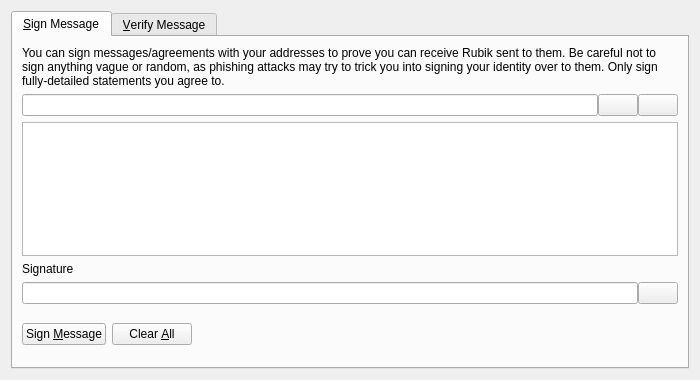
<?xml version="1.0" encoding="UTF-8"?>
<ui version="4.0">
 <class>SignVerifyMessageDialog</class>
 <widget class="QDialog" name="SignVerifyMessageDialog">
  <property name="geometry">
   <rect>
    <x>0</x>
    <y>0</y>
    <width>700</width>
    <height>380</height>
   </rect>
  </property>
  <property name="windowTitle">
   <string>Signatures - Sign / Verify a Message</string>
  </property>
  <property name="modal">
   <bool>true</bool>
  </property>
  <layout class="QVBoxLayout" name="verticalLayout">
   <item>
    <widget class="QTabWidget" name="tabWidget">
     <property name="currentIndex">
      <number>0</number>
     </property>
     <widget class="QWidget" name="tabSignMessage">
      <attribute name="title">
       <string>&amp;Sign Message</string>
      </attribute>
      <layout class="QVBoxLayout" name="verticalLayout_SM">
       <item>
        <widget class="QLabel" name="infoLabel_SM">
         <property name="text">
          <string>You can sign messages/agreements with your addresses to prove you can receive Rubik sent to them. Be careful not to sign anything vague or random, as phishing attacks may try to trick you into signing your identity over to them. Only sign fully-detailed statements you agree to.</string>
         </property>
         <property name="textFormat">
          <enum>Qt::PlainText</enum>
         </property>
         <property name="wordWrap">
          <bool>true</bool>
         </property>
        </widget>
       </item>
       <item>
        <layout class="QHBoxLayout" name="horizontalLayout_1_SM">
         <property name="spacing">
          <number>0</number>
         </property>
         <item>
          <widget class="QValidatedLineEdit" name="addressIn_SM">
           <property name="toolTip">
            <string>The Rubik address to sign the message with</string>
           </property>
          </widget>
         </item>
         <item>
          <widget class="QPushButton" name="addressBookButton_SM">
           <property name="toolTip">
            <string>Choose previously used address</string>
           </property>
           <property name="text">
            <string/>
           </property>
           <property name="shortcut">
            <string>Alt+A</string>
           </property>
           <property name="autoDefault">
            <bool>false</bool>
           </property>
          </widget>
         </item>
         <item>
          <widget class="QPushButton" name="pasteButton_SM">
           <property name="toolTip">
            <string>Paste address from clipboard</string>
           </property>
           <property name="text">
            <string/>
           </property>
           <property name="shortcut">
            <string>Alt+P</string>
           </property>
           <property name="autoDefault">
            <bool>false</bool>
           </property>
          </widget>
         </item>
        </layout>
       </item>
       <item>
        <widget class="QPlainTextEdit" name="messageIn_SM">
         <property name="toolTip">
          <string>Enter the message you want to sign here</string>
         </property>
        </widget>
       </item>
       <item>
        <widget class="QLabel" name="signatureLabel_SM">
         <property name="text">
          <string>Signature</string>
         </property>
         <property name="textFormat">
          <enum>Qt::PlainText</enum>
         </property>
        </widget>
       </item>
       <item>
        <layout class="QHBoxLayout" name="horizontalLayout_2_SM">
         <property name="spacing">
          <number>0</number>
         </property>
         <item>
          <widget class="QLineEdit" name="signatureOut_SM">
           <property name="font">
            <font>
             <italic>true</italic>
            </font>
           </property>
           <property name="readOnly">
            <bool>true</bool>
           </property>
          </widget>
         </item>
         <item>
          <widget class="QPushButton" name="copySignatureButton_SM">
           <property name="toolTip">
            <string>Copy the current signature to the system clipboard</string>
           </property>
           <property name="text">
            <string/>
           </property>
           <property name="autoDefault">
            <bool>false</bool>
           </property>
          </widget>
         </item>
        </layout>
       </item>
       <item>
        <layout class="QHBoxLayout" name="horizontalLayout_3_SM">
         <item>
          <widget class="QPushButton" name="signMessageButton_SM">
           <property name="toolTip">
            <string>Sign the message to prove you own this Rubik address</string>
           </property>
           <property name="text">
            <string>Sign &amp;Message</string>
           </property>
           <property name="autoDefault">
            <bool>false</bool>
           </property>
          </widget>
         </item>
         <item>
          <widget class="QPushButton" name="clearButton_SM">
           <property name="toolTip">
            <string>Reset all sign message fields</string>
           </property>
           <property name="text">
            <string>Clear &amp;All</string>
           </property>
           <property name="autoDefault">
            <bool>false</bool>
           </property>
          </widget>
         </item>
         <item>
          <spacer name="horizontalSpacer_1_SM">
           <property name="orientation">
            <enum>Qt::Horizontal</enum>
           </property>
           <property name="sizeHint" stdset="0">
            <size>
             <width>40</width>
             <height>48</height>
            </size>
           </property>
          </spacer>
         </item>
         <item>
          <widget class="QLabel" name="statusLabel_SM">
           <property name="font">
            <font>
             <weight>75</weight>
             <bold>true</bold>
            </font>
           </property>
           <property name="text">
            <string/>
           </property>
           <property name="wordWrap">
            <bool>true</bool>
           </property>
          </widget>
         </item>
         <item>
          <spacer name="horizontalSpacer_2_SM">
           <property name="orientation">
            <enum>Qt::Horizontal</enum>
           </property>
           <property name="sizeHint" stdset="0">
            <size>
             <width>40</width>
             <height>48</height>
            </size>
           </property>
          </spacer>
         </item>
        </layout>
       </item>
      </layout>
     </widget>
     <widget class="QWidget" name="tabVerifyMessage">
      <attribute name="title">
       <string>&amp;Verify Message</string>
      </attribute>
      <layout class="QVBoxLayout" name="verticalLayout_VM">
       <item>
        <widget class="QLabel" name="infoLabel_VM">
         <property name="text">
          <string>Enter the receiver's address, message (ensure you copy line breaks, spaces, tabs, etc. exactly) and signature below to verify the message. Be careful not to read more into the signature than what is in the signed message itself, to avoid being tricked by a man-in-the-middle attack. Note that this only proves the signing party receives with the address, it cannot prove sendership of any transaction!</string>
         </property>
         <property name="textFormat">
          <enum>Qt::PlainText</enum>
         </property>
         <property name="alignment">
          <set>Qt::AlignLeading|Qt::AlignLeft|Qt::AlignTop</set>
         </property>
         <property name="wordWrap">
          <bool>true</bool>
         </property>
        </widget>
       </item>
       <item>
        <layout class="QHBoxLayout" name="horizontalLayout_1_VM">
         <property name="spacing">
          <number>0</number>
         </property>
         <item>
          <widget class="QValidatedLineEdit" name="addressIn_VM">
           <property name="toolTip">
            <string>The Rubik address the message was signed with</string>
           </property>
          </widget>
         </item>
         <item>
          <widget class="QPushButton" name="addressBookButton_VM">
           <property name="toolTip">
            <string>Choose previously used address</string>
           </property>
           <property name="text">
            <string/>
           </property>
           <property name="shortcut">
            <string>Alt+A</string>
           </property>
           <property name="autoDefault">
            <bool>false</bool>
           </property>
          </widget>
         </item>
        </layout>
       </item>
       <item>
        <widget class="QPlainTextEdit" name="messageIn_VM"/>
       </item>
       <item>
        <widget class="QValidatedLineEdit" name="signatureIn_VM"/>
       </item>
       <item>
        <layout class="QHBoxLayout" name="horizontalLayout_2_VM">
         <item>
          <widget class="QPushButton" name="verifyMessageButton_VM">
           <property name="toolTip">
            <string>Verify the message to ensure it was signed with the specified Rubik address</string>
           </property>
           <property name="text">
            <string>Verify &amp;Message</string>
           </property>
           <property name="autoDefault">
            <bool>false</bool>
           </property>
          </widget>
         </item>
         <item>
          <widget class="QPushButton" name="clearButton_VM">
           <property name="toolTip">
            <string>Reset all verify message fields</string>
           </property>
           <property name="text">
            <string>Clear &amp;All</string>
           </property>
           <property name="autoDefault">
            <bool>false</bool>
           </property>
          </widget>
         </item>
         <item>
          <spacer name="horizontalSpacer_1_VM">
           <property name="orientation">
            <enum>Qt::Horizontal</enum>
           </property>
           <property name="sizeHint" stdset="0">
            <size>
             <width>40</width>
             <height>48</height>
            </size>
           </property>
          </spacer>
         </item>
         <item>
          <widget class="QLabel" name="statusLabel_VM">
           <property name="font">
            <font>
             <weight>75</weight>
             <bold>true</bold>
            </font>
           </property>
           <property name="text">
            <string/>
           </property>
           <property name="wordWrap">
            <bool>true</bool>
           </property>
          </widget>
         </item>
         <item>
          <spacer name="horizontalSpacer_2_VM">
           <property name="orientation">
            <enum>Qt::Horizontal</enum>
           </property>
           <property name="sizeHint" stdset="0">
            <size>
             <width>40</width>
             <height>48</height>
            </size>
           </property>
          </spacer>
         </item>
        </layout>
       </item>
      </layout>
     </widget>
    </widget>
   </item>
  </layout>
 </widget>
 <customwidgets>
  <customwidget>
   <class>QValidatedLineEdit</class>
   <extends>QLineEdit</extends>
   <header>qvalidatedlineedit.h</header>
  </customwidget>
 </customwidgets>
 <resources>
  <include location="../rubik.qrc"/>
 </resources>
 <connections/>
</ui>
